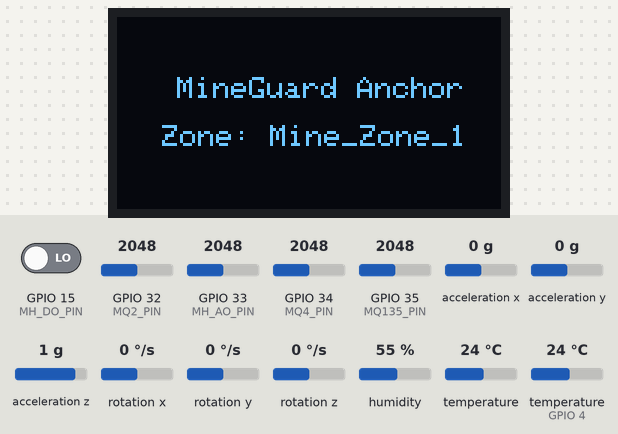
The sketch below on a simulated ESP32. Parts: 128×64 one-colour display. The test bench sets the inputs (shaded band); at power-on: GPIO 15 (MH_DO_PIN) LOW, GPIO 32 (MQ2_PIN) = 2048, GPIO 33 (MH_AO_PIN) = 2048, GPIO 34 (MQ4_PIN) = 2048, GPIO 35 (MQ135_PIN) = 2048, acceleration x 0 g, acceleration y 0 g, acceleration z 1 g, rotation x 0 °/s, rotation y 0 °/s, rotation z 0 °/s, humidity 55 %, temperature 24 °C, temperature (sensor on GPIO 4) 24 °C. No radio packets arrive unless stated; what the sketch prints to the serial monitor is not drawn.

Above: at 0.1 s.
At 2.2 s:
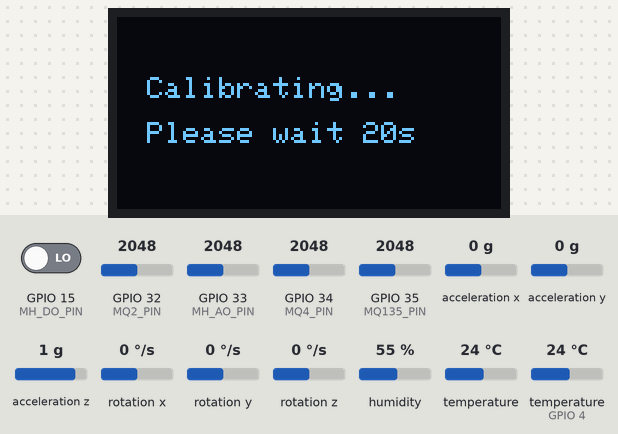
At 23.0 s:
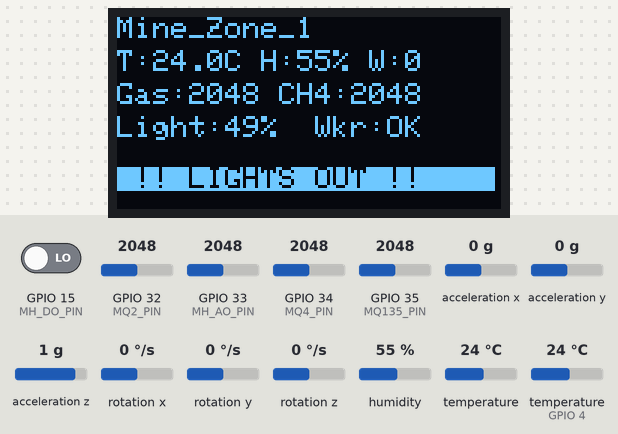

Measured:
- what the display in image 1 shows lasts 20.9 s, from 2.1 s to 23.0 s

The sketch:

anchor_node.ino
```cpp
// ============================================================
//  ANCHOR NODE — Complete Firmware
//  Sensors: LoRa, WiFi-AP, OLED, DHT11, MQ-2/4/135,
//           MPU6050 (vibration), MH LDR (ambient light %)
//
//  *** ADC RULE: Only ADC1 pins (32-39) work with WiFi ON ***
//  GPIOs 25/26/27 are ADC2 — CANNOT analogRead with WiFi
// ============================================================

#include <SPI.h>
#include <LoRa.h>
#include <WiFi.h>
#include <Wire.h>
#include <Adafruit_Sensor.h>
#include <DHT.h>
#include <DHT_U.h>
#include <Adafruit_GFX.h>
#include <Adafruit_SSD1306.h>
#include <Adafruit_MPU6050.h>

// ─── LoRa ────────────────────────────────────────────────────
#define LORA_SS   5
#define LORA_RST  14
#define LORA_DIO0 26

// ─── I2C — OLED + MPU6050 (shared GPIO21/22) ─────────────────
#define SCREEN_WIDTH  128
#define SCREEN_HEIGHT  64
#define OLED_RESET     -1
Adafruit_SSD1306 display(SCREEN_WIDTH, SCREEN_HEIGHT, &Wire, OLED_RESET);
Adafruit_MPU6050 mpu;

// ─── WiFi AP ─────────────────────────────────────────────────
const char*  ZONE_SSID = "Mine_Zone_1"; // ← CHANGE per anchor
const char*  ZONE_PASS = "safety123";
const String ANCHOR_ID = "A-01";        // ← CHANGE per anchor

// ─── Gas Sensors (ADC1 pins — work with WiFi) ────────────────
#define MQ2_PIN   32   // ADC1 — Combustible gas (LPG, CO, smoke)
#define MQ4_PIN   34   // ADC1 — Methane / Natural Gas
#define MQ135_PIN 35   // ADC1 — Air quality (CO2, Ammonia, Benzene)

// ─── DHT11 — Temperature & Humidity ──────────────────────────
#define DHTPIN  4
#define DHTTYPE DHT11
DHT_Unified dht(DHTPIN, DHTTYPE);

// ─── MH Light Sensor (LDR Module) ────────────────────────────
// MH AO: high value = dark, low value = bright (LDR behaviour)
// We invert and map to 0–100% so 100% = full brightness
#define MH_AO_PIN 33   // ADC1 — Analog light level (0–4095)
#define MH_DO_PIN 15   // Digital — LOW when light is below pot threshold

// ─── Gas Alert Thresholds ─────────────────────────────────────
const int MQ2_DANGER   = 2000;
const int MQ4_DANGER   = 2200;
const int MQ135_DANGER = 2500;
const int DARK_ALERT   = 10;   // % — below this = tunnel lights failed

// ─── MPU6050 Vibration Thresholds ────────────────────────────
const float VIB_THRESHOLD      = 2.5;  // m/s² above gravity
const int   VIB_COUNT_REQUIRED = 10;   // out of 20 samples

// ─── Calibration ─────────────────────────────────────────────
float mq2_bl = 0, mq4_bl = 0, mq135_bl = 0;
bool  calibrated           = false;
unsigned long calStartTime = 0, lastDailyCal = 0;
const unsigned long CAL_DURATION  = 20000UL;
const unsigned long DAILY_INTERVAL = 86400000UL;

// ─── TX Control ──────────────────────────────────────────────
unsigned long lastTxTime = 0;
bool wasDanger = false;

// ─── Live Worker Status (from received LoRa packets) ─────────
String lastWorkerZone  = "-";
String lastWorkerSOS   = "OK";

// ============================================================
//  MPU6050 — Structural Vibration Detection
//  Detects: Rockfall, blast, seismic tremor
// ============================================================
bool detectVibration() {
  int highCount = 0;
  for (int i = 0; i < 20; i++) {
    sensors_event_t a, g, t;
    mpu.getEvent(&a, &g, &t);
    float mag = sqrt(a.acceleration.x * a.acceleration.x +
                     a.acceleration.y * a.acceleration.y +
                     a.acceleration.z * a.acceleration.z);
    if (abs(mag - 9.8) > VIB_THRESHOLD) highCount++;
    delay(5);
  }
  return (highCount >= VIB_COUNT_REQUIRED);
}

// ============================================================
//  OLED Display
// ============================================================
void showOLED(float temp, float humid, int mq2, int mq4,
              int lightPct, bool danger, bool vibration,
              bool darkAlert, int workers) {
  display.clearDisplay();
  display.setTextColor(SSD1306_WHITE);
  display.setTextSize(1);

  // Line 1: Zone
  display.setCursor(0, 0);
  display.println(String(ZONE_SSID));

  // Line 2: Temp / Humidity / Workers
  display.setCursor(0, 11);
  display.print("T:"); display.print(temp, 1); display.print("C ");
  display.print("H:"); display.print(humid, 0); display.print("% ");
  display.print("W:"); display.println(workers);

  // Line 3: Gas
  display.setCursor(0, 22);
  display.print("Gas:"); display.print(mq2);
  display.print(" CH4:"); display.print(mq4);

  // Line 4: Light % + Worker status
  display.setCursor(0, 33);
  display.print("Light:"); display.print(lightPct); display.print("%");
  display.print("  Wkr:"); display.println(lastWorkerSOS);

  // Line 5: Status bar
  display.setCursor(0, 50);
  if (darkAlert) {
    display.setTextColor(SSD1306_BLACK, SSD1306_WHITE);
    display.println(" !! LIGHTS OUT !!    ");
  } else if (vibration) {
    display.setTextColor(SSD1306_BLACK, SSD1306_WHITE);
    display.println(" !! VIBRATION !!     ");
  } else if (danger) {
    display.setTextColor(SSD1306_BLACK, SSD1306_WHITE);
    display.println(" !! GAS DANGER !!    ");
  } else {
    display.println("   Status: SAFE      ");
  }
  display.setTextColor(SSD1306_WHITE);
  display.display();
}

// ============================================================
//  Calibration
// ============================================================
bool calibrateSensors(int mq2, int mq4, int mq135) {
  // Daily recalibration
  if (calibrated && (millis() - lastDailyCal > DAILY_INTERVAL)) {
    calibrated = false;
    calStartTime = millis();
    mq2_bl = mq4_bl = mq135_bl = 0;
  }

  if (!calibrated) {
    if (millis() - calStartTime < CAL_DURATION) {
      // Running average baseline
      mq2_bl   = (mq2_bl   + mq2)   / 2.0;
      mq4_bl   = (mq4_bl   + mq4)   / 2.0;
      mq135_bl = (mq135_bl + mq135) / 2.0;

      display.clearDisplay();
      display.setTextColor(SSD1306_WHITE);
      display.setTextSize(1);
      display.setCursor(10, 20); display.println("Calibrating...");
      display.setCursor(10, 35); display.println("Please wait 20s");
      display.display();

      LoRa.beginPacket();
      LoRa.print("{\"anchor\":\"" + ANCHOR_ID + "\",\"status\":\"calibrating\"}");
      LoRa.endPacket();
      delay(1000);
      return false;
    } else {
      calibrated = true;
      lastDailyCal = millis();
      LoRa.beginPacket();
      LoRa.print("{\"anchor\":\"" + ANCHOR_ID + "\",\"status\":\"calibrated\"}");
      LoRa.endPacket();
      Serial.println("Calibration complete.");
    }
  }
  return true;
}

// ============================================================
//  Setup
// ============================================================
void setup() {
  Serial.begin(115200);
  SPI.begin();
  Wire.begin();
  dht.begin();

  // MPU6050
  if (!mpu.begin()) {
    Serial.println("MPU6050 not found! Check wiring.");
  } else {
    mpu.setAccelerometerRange(MPU6050_RANGE_8_G);
    mpu.setFilterBandwidth(MPU6050_BAND_44_HZ);
    Serial.println("MPU6050 OK");
  }

  // OLED
  if (!display.begin(SSD1306_SWITCHCAPVCC, 0x3C)) {
    Serial.println("OLED not found! Check wiring.");
  } else {
    display.clearDisplay();
    display.setTextSize(1);
    display.setTextColor(SSD1306_WHITE);
    display.setCursor(20, 20); display.println("MineGuard Anchor");
    display.setCursor(15, 36); display.print("Zone: ");
    display.println(ZONE_SSID);
    display.display();
    delay(2000);
  }

  // LoRa
  LoRa.setPins(LORA_SS, LORA_RST, LORA_DIO0);
  if (!LoRa.begin(433E6)) {
    Serial.println("LoRa failed! Check wiring.");
    while (1);
  }
  Serial.println("LoRa OK");

  // WiFi AP (Zone beacon — no internet)
  WiFi.softAP(ZONE_SSID, ZONE_PASS);
  Serial.print("WiFi AP started: ");
  Serial.println(ZONE_SSID);

  // Pins
  pinMode(MH_DO_PIN, INPUT);

  calStartTime = millis();
}

// ============================================================
//  Main Loop
// ============================================================
void loop() {
  // ── 1. Read Gas Sensors ────────────────────────────────────
  int mq2   = analogRead(MQ2_PIN);
  int mq4   = analogRead(MQ4_PIN);
  int mq135 = analogRead(MQ135_PIN);

  // ── 2. Calibration phase ───────────────────────────────────
  if (!calibrateSensors(mq2, mq4, mq135)) return;

  // ── 3. DHT11 ──────────────────────────────────────────────
  float temperature = 0.0, humidity = 0.0;
  sensors_event_t event;
  dht.temperature().getEvent(&event);
  if (!isnan(event.temperature)) temperature = event.temperature;
  dht.humidity().getEvent(&event);
  if (!isnan(event.relative_humidity)) humidity = event.relative_humidity;

  // ── 4. MH Light Sensor — Ambient Light Level ─────────────────
  // LDR: low ADC value = bright light, high ADC value = dark
  // Invert and map to percentage: 100% = fully bright, 0% = total dark
  int rawLight  = analogRead(MH_AO_PIN);
  int lightPct  = map(rawLight, 4095, 0, 0, 100); // inverted mapping
  lightPct      = constrain(lightPct, 0, 100);
  bool mhDark   = (digitalRead(MH_DO_PIN) == LOW); // LOW = below threshold = dark
  bool dark_alert = (lightPct < DARK_ALERT) || mhDark;

  // ── 5. MPU6050 Vibration ──────────────────────────────────
  bool structuralVibration = detectVibration();

  // ── 6. Alert Logic ─────────────────────────────────────────
  bool gas_alert  = (mq2   > MQ2_DANGER);
  bool meth_alert = (mq4   > MQ4_DANGER);
  bool air_alert  = (mq135 > MQ135_DANGER);
  bool danger     = gas_alert || meth_alert || air_alert ||
                    structuralVibration || dark_alert;

  // ── 7. Count Workers in Zone ──────────────────────────────
  int workers = WiFi.softAPgetStationNum();

  // ── 8. Dynamic TX Interval (10 min normal / 10 sec danger) ─
  unsigned long now = millis();
  unsigned long txInterval = danger ? 10000UL : 600000UL;
  if (danger && !wasDanger) lastTxTime = 0; // Immediate TX on new danger
  wasDanger = danger;

  // ── 9. Listen for Worker LoRa Packets ────────────────────
  int pktSize = LoRa.parsePacket();
  if (pktSize) {
    String msg = "";
    while (LoRa.available()) msg += (char)LoRa.read();
    lastWorkerSOS  = (msg.indexOf("\"sos\":true")   >= 0) ? "SOS!"   : "OK";
    if (msg.indexOf("\"zone\":\"") >= 0) {
      int idx = msg.indexOf("\"zone\":\"") + 8;
      lastWorkerZone = msg.substring(idx, msg.indexOf("\"", idx));
    }
  }

  // ── 10. Serial Monitor — Formatted Debug Output ───────────
  Serial.println("─────────────────────────────────────");
  Serial.print  ("Zone       : "); Serial.println(ZONE_SSID);
  Serial.print  ("Workers    : "); Serial.println(workers);
  Serial.println("--- Environment ---");
  Serial.print  ("Temp       : "); Serial.print(temperature, 1); Serial.println(" °C");
  Serial.print  ("Humidity   : "); Serial.print(humidity, 1);    Serial.println(" %");
  Serial.println("--- Gas Sensors ---");
  Serial.print  ("MQ-2 (Gas) : "); Serial.print(mq2);   Serial.println(gas_alert  ? " ⚠ ALERT" : " OK");
  Serial.print  ("MQ-4 (CH4) : "); Serial.print(mq4);   Serial.println(meth_alert ? " ⚠ ALERT" : " OK");
  Serial.print  ("MQ-135 AQI : "); Serial.print(mq135); Serial.println(air_alert  ? " ⚠ ALERT" : " OK");
  Serial.println("--- Light ---");
  Serial.print  ("Light Level: "); Serial.print(lightPct); Serial.println(" %");
  Serial.print  ("Dark Alert : "); Serial.println(dark_alert ? "YES ⚠" : "No");
  Serial.println("--- Structure ---");
  Serial.print  ("Vibration  : "); Serial.println(structuralVibration ? "YES ⚠ DETECTED" : "No");
  Serial.println("--- Worker Status ---");
  Serial.print  ("Worker Zone: "); Serial.println(lastWorkerZone);
  Serial.print  ("Worker SOS : "); Serial.println(lastWorkerSOS);
  Serial.print  ("DANGER     : "); Serial.println(danger ? "*** YES ***" : "No");
  Serial.println("─────────────────────────────────────");


  // ── 10. Update OLED ──────────────────────────────────────
  showOLED(temperature, humidity, mq2, mq4, lightPct,
           danger, structuralVibration, dark_alert, workers);

  // ── 11. Transmit at Interval ──────────────────────────────
  if (now - lastTxTime >= txInterval || lastTxTime == 0) {
    lastTxTime = now;

    String payload = "{";
    payload += "\"type\":\"env\",";
    payload += "\"anchor\":\""   + ANCHOR_ID          + "\",";
    payload += "\"zone\":\""     + String(ZONE_SSID)   + "\",";
    payload += "\"workers\":"    + String(workers)      + ",";
    payload += "\"mq2\":"        + String(mq2)          + ",";
    payload += "\"mq4\":"        + String(mq4)          + ",";
    payload += "\"mq135\":"      + String(mq135)        + ",";
    payload += "\"temp\":"       + String(temperature,1)+ ",";
    payload += "\"humid\":"      + String(humidity,1)   + ",";
    payload += "\"light_pct\":"  + String(lightPct)     + ",";
    payload += "\"vibration\":"  + String(structuralVibration ? "true":"false") + ",";
    payload += "\"dark_alert\":" + String(dark_alert    ? "true":"false") + ",";
    payload += "\"gas_alert\":"  + String(gas_alert     ? "true":"false") + ",";
    payload += "\"meth_alert\":" + String(meth_alert    ? "true":"false") + ",";
    payload += "\"air_alert\":"  + String(air_alert     ? "true":"false") + ",";
    payload += "\"danger\":"     + String(danger        ? "true":"false");
    payload += "}";


    LoRa.beginPacket();
    LoRa.print(payload);
    LoRa.endPacket();
    Serial.println("TX: " + payload);
  }

  delay(100);
}
```
